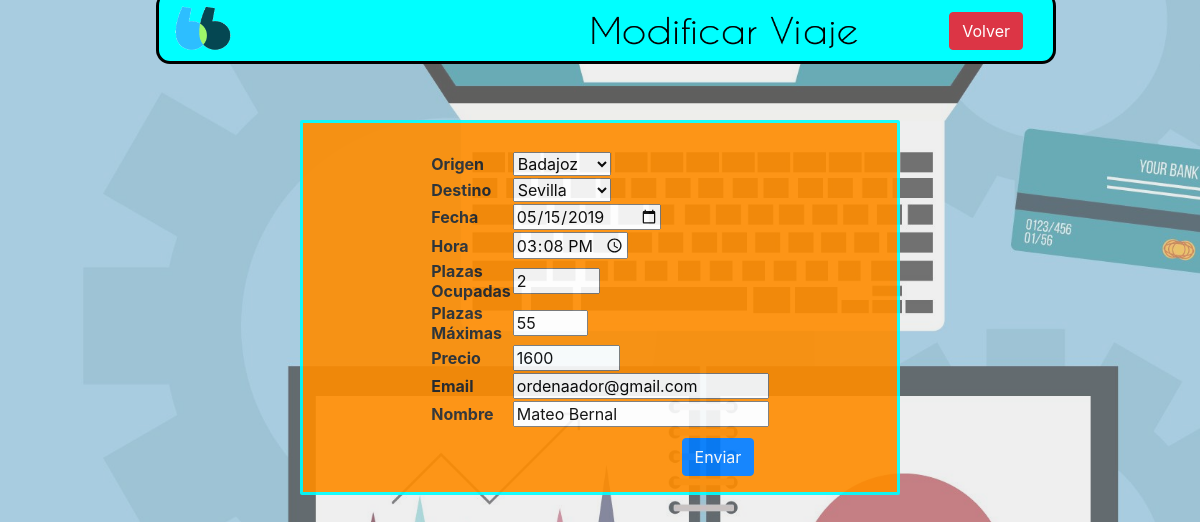
The page /modificarViaje.php?id=19 on the database its author committed.
### tables this page shows
CREATE TABLE `viajes` (
  `idviaje` int(11) NOT NULL,
  `idorigen` int(11) NOT NULL,
  `iddestino` int(11) NOT NULL,
  `fecha` date NOT NULL,
  `hora` time NOT NULL,
  `plazasocupadas` int(11) NOT NULL,
  `precio` int(11) NOT NULL,
  `plazasmax` int(11) NOT NULL,
  `email` varchar(30) NOT NULL,
  `nombre` varchar(40) NOT NULL
);

### modificarViaje.php (the view, shortened to what this page needs)
<html>
	<head>
		<link rel="stylesheet" href="https://stackpath.bootstrapcdn.com/bootstrap/4.3.1/css/bootstrap.min.css">
		<link rel="stylesheet" href="estilos.css">
	</head>
	<body style="background-image:url('imagenes/fondogestion.png');background-size:cover">
		<div class="container-fluid" id="barraSuperior">
			<a href="index.php"><img src="imagenes/blablacar2.png" width="58px" height="54px" style="margin-top:9px"></a>
			<img src="imagenes/textmodificar.png" width="300px" height="50px" style="position:absolute;left:415px;top:23px">
		 	<input type="button" class="btn btn-danger" value="Volver" style="position:absolute;right:30px;top:20px" onclick="window.open('panelcontrol.php')">
		 </div>
		<div class="col-6 offset-3" style="margin-top:10%;background-color:darkorange;opacity:0.9;border:3px solid aqua;border-radius:2px;color:white">
			<?php
				include("conexion_bd.php");
				$sql="SELECT * FROM localidades";
				$registros=mysqli_query($conexion,$sql) or die ("Error en la consulta $sql");
				$registros2=mysqli_query($conexion,$sql) or die ("Error en la consulta $sql");
				$sqlDatos="SELECT * FROM viajes as v, localidades as l WHERE idviaje=$_GET[id] AND v.idorigen=l.idlocalidad";
				$registrosDatos=mysqli_query($conexion,$sqlDatos) or die ("Error en la consulta $sqlDatos");
				$lineaDatos=mysqli_fetch_array($registrosDatos);
				$sqlDatos2="SELECT * FROM viajes as v, localidades as l WHERE idviaje=$_GET[id] AND v.iddestino=l.idlocalidad";
				$registrosDatos2=mysqli_query($conexion,$sqlDatos2) or die ("Error en la consulta $sqlDatos2");
				$lineaDatos2=mysqli_fetch_array($registrosDatos2);
			?>
			<form name="datos" id="datos" method="post" action="updDatos.php?id=<?php echo"$lineaDatos[idviaje]"; ?>">
				<table align="center" width="40%" style="margin-top:5%">
					<tr>
						<td><b>Origen</b></td>
						<td>
							<select name="origen" id="origen">
							<?php
								while($linea=mysqli_fetch_array($registros)){
									if($linea[idlocalidad]==$lineaDatos[idlocalidad])
										echo
										"<option value='$lineaDatos[idlocalidad]'selected>$lineaDatos[localidad]</option>";
									else
										echo
										"<option value='$linea[idlocalidad]'>$linea[localidad]</option>";
								}
							?>
					 		</select>
						</td>
					</tr>
					<tr>
						<td><b>Destino</b></td>
						<td>
							<select name="destino" id="destino">
								<?php
									while($linea2=mysqli_fetch_array($registros2)){
										if($linea2[idlocalidad]==$lineaDatos2[iddestino])
											echo
											"<option value='$lineaDatos2[idlocalidad]'selected>$lineaDatos2[localidad]</option>";
										else
											echo
											"<option value='$linea2[idlocalidad]'>$linea2[localidad]</option>";
									}
								?>
					 		</select>
						</td>
					</tr>
					<tr>
						<td><b>Fecha</b></td>
						<td>
							<?php
								echo"<input type='date' name='fecha' value='$lineaDatos[fecha]'>";
							?>
						</td>
					</tr>
					<tr>
						<td><b>Hora</b></td>
						<td>
							<?php
								echo"<input type='time' name='hora' value='$lineaDatos[hora]'>";
							?>
						</td>
					</tr>
					<tr>
						<td><b>Plazas Ocupadas</b></td>
						<td>
							<?php
								echo"<input type='number' name='plazasocupadas' min='1' max='65' maxlength='2' oninput='maxLengthCheck(this)' value='$lineaDatos[plazasocupadas]'";
							?>
						</td>
					</tr>
					<tr>
						<td><b>Plazas Máximas</b></td>
						<td>
							<?php
								echo"<input type='number' name='plazasmax' min='30' max='65' maxlength = '2' oninput='maxLengthCheck(this)' style='max-width:75px' value='$lineaDatos[plazasmax]'>";
							?>
						</td>
					</tr>
					<tr>
						<td><b>Precio</b></td>
						<td>
							<?php
								echo"<input type='number' name='precio' min='1500' max='2500' step='50' maxlength = '4' oninput='maxLengthCheck(this)' value='$lineaDatos[precio]'>";
							?>
						</td>
					</tr>
					<tr>
						<td><b>Email</b></td>
						<td>
							<?php
								echo"<input type='email' name='email' style='max-width:350px' value='$lineaDatos[email]'>";
							?>
						</td>
					</tr>
					<tr>
						<td><b>Nombre</b></td>
						<td>
							<?php
								echo"<input type='text' name='nombre' placeholder='Nombre' style='max-width:350px' value='$lineaDatos[nombre]'>";
							?>
						</td>
					</tr>
				</table>
				<div class="btn-group" role="group" aria-label="Basic example">
					<button type="submit" class="btn btn-primary" style="margin-left:500%;margin-top:10px">Enviar</button>
				</div>
			</form>
		</div>
	</body>
</html>

### rows shown on the page
viajes: fecha "05/15/2019", hora "15:08:00", plazasocupadas "2", plazasmax "55", precio "1600", email "ordenaador@gmail.com", nombre "Mateo Bernal"

### other values the page prints
form field origen "Badajoz"
form field destino "Sevilla"
